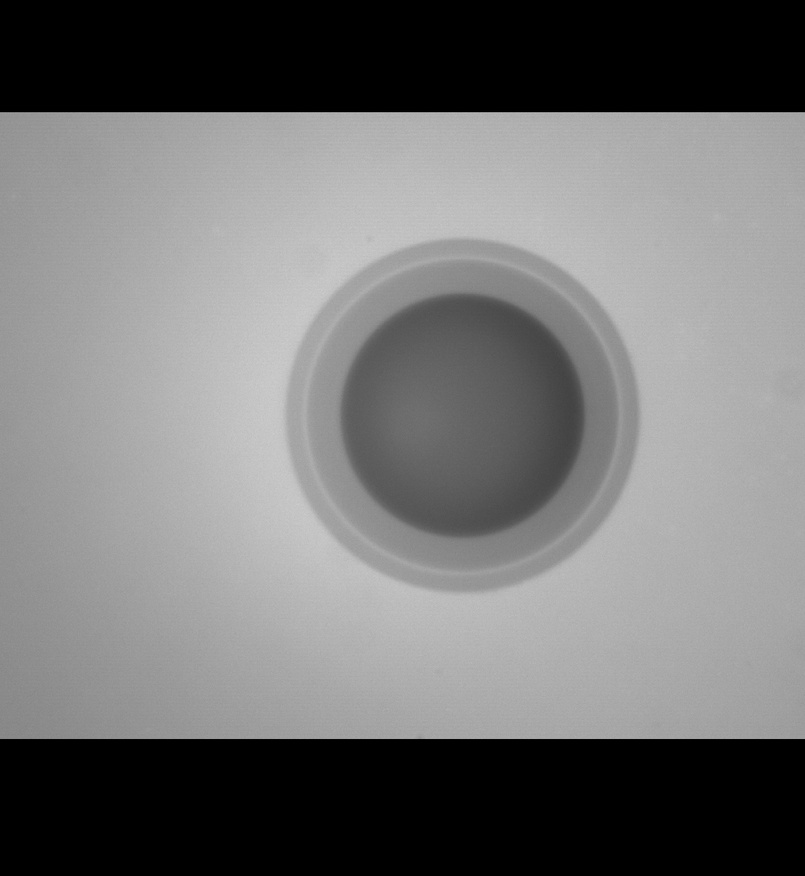
#> input picture image1.jpg, 805 x 876 px, shrunk from 1040 x 1132 before the run
$ python pixel_defects.py --image image1.jpg
#> lines starting #> are read from the running program, lines starting #| are printed output that depends on the picture; after the words box and inside, x2 and y2 are one past the last pixel; in counts of white or black regions, pixels touching at a corner belong together
#!/usr/bin/env python3
"""
Fiber Optic End Face Defect Detector
====================================
This script analyzes heatmap data to identify scratches (lines) and digs (dots)
in fiber optic end faces while ignoring the core and cladding rings.

Author: Assistant
Date: 2025
"""

import cv2
import numpy as np
import json
import h5py
from pathlib import Path
import argparse
import sys
from typing import Tuple, List, Dict, Any, Optional
import logging
from scipy import ndimage
from scipy.signal import find_peaks
from skimage import morphology, measure, feature
from skimage.transform import probabilistic_hough_line
from sklearn.cluster import DBSCAN
import matplotlib.pyplot as plt
from matplotlib.patches import Circle, Rectangle
import warnings

warnings.filterwarnings('ignore')

# Set up logging
logging.basicConfig(level=logging.INFO, format='%(asctime)s - %(levelname)s - %(message)s')
logger = logging.getLogger(__name__)


class FiberDefectDetector:
    """
    Detects scratches (lines) and digs (dots) in fiber optic end faces.
    """

    def __init__(self):
        """Initialize the detector."""
        self.difference_map = None
        self.intensity_matrix = None
        self.analysis_data = None
        self.detected_rings = []
        self.detected_scratches = []
        self.detected_digs = []
        self.mask_rings = None
        self.processed_map = None
        self.metadata = {}

    def load_heatmap_data(self, json_path: Optional[str] = None,
                         image_path: Optional[str] = None,
                         npy_path: Optional[str] = None) -> None:
        """
        Load heatmap data from various sources.

        Args:
            json_path: Path to analysis JSON file
            image_path: Path to heatmap image
            npy_path: Path to difference map NPY file
        """
#> called with image_path = 'image1.jpg'
        # Load analysis JSON if provided
        if json_path and Path(json_path).exists():
            with open(json_path, 'r') as f:
                self.analysis_data = json.load(f)
            logger.info(f"Loaded analysis data from {json_path}")

        # Load difference map from NPY if provided
        if npy_path and Path(npy_path).exists():
            self.difference_map = np.load(npy_path).astype(np.float32)
            logger.info(f"Loaded difference map from {npy_path}")

        # Load heatmap image if provided
        if image_path and Path(image_path).exists():
            heatmap_img = cv2.imread(image_path, cv2.IMREAD_UNCHANGED)
#> heatmap_img is the input picture: shape (876, 805, 3); min 0, max 205, mean 115.5
            if heatmap_img is not None:
                # Convert to grayscale if needed
                if len(heatmap_img.shape) == 3:
                    # Extract red channel (assuming black to red heatmap)
                    self.processed_map = heatmap_img[:, :, 2].astype(np.float32)
                else:
                    self.processed_map = heatmap_img.astype(np.float32)
                logger.info(f"Loaded heatmap image from {image_path}")

        # Ensure we have at least one data source
        if self.difference_map is None and self.processed_map is None:
            raise ValueError("No valid data source loaded")

        # Use difference map as primary if available
        if self.difference_map is not None:
            self.processed_map = self.difference_map.copy()

        logger.info(f"Data shape: {self.processed_map.shape}")

    def detect_fiber_rings(self, num_rings: int = 2) -> List[Tuple[int, int, int]]:
        """
        Detect the circular rings (core and cladding) in the fiber.

        Args:
            num_rings: Expected number of rings (default: 2 for core and cladding)

        Returns:
            List of detected circles as (x, y, radius) tuples
        """
#> called with num_rings = 2
        # Create a binary image for circle detection
        _, binary = cv2.threshold(self.processed_map.astype(np.uint8), 1, 255, cv2.THRESH_BINARY)
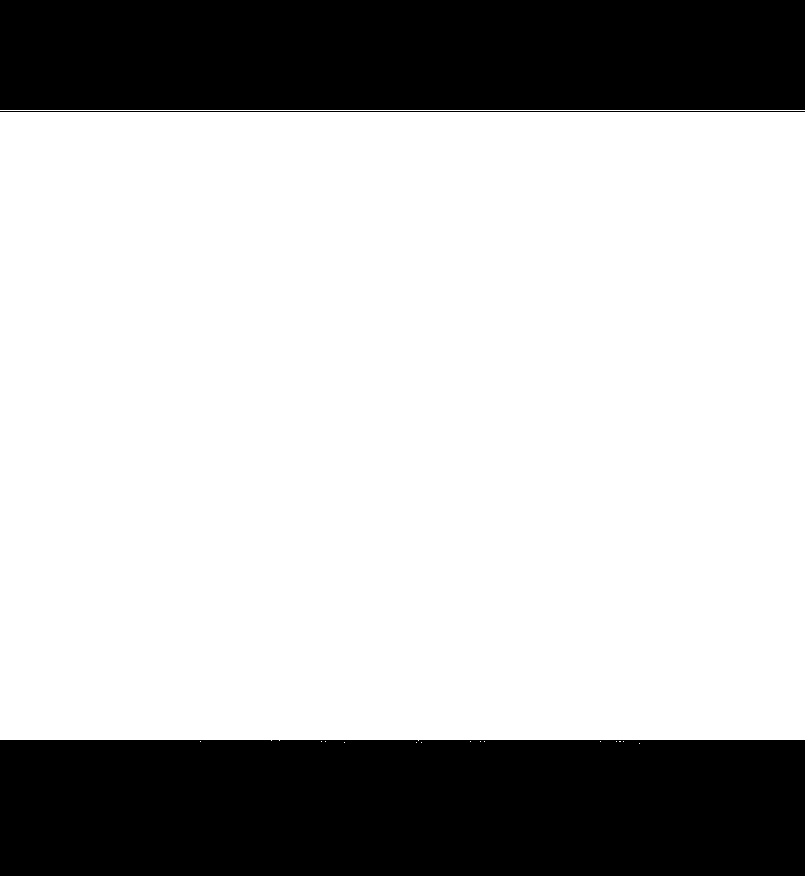
#> binary: shape (876, 805); 71.8% white; 3 black regions, box (x1, y1, x2, y2) and area: (0, 740, 805, 876) 109462, (0, 0, 805, 110) 88550, (0, 111, 805, 112) 805

        # Apply morphological operations to enhance circles
        kernel = cv2.getStructuringElement(cv2.MORPH_ELLIPSE, (3, 3))
        binary = cv2.morphologyEx(binary, cv2.MORPH_CLOSE, kernel)
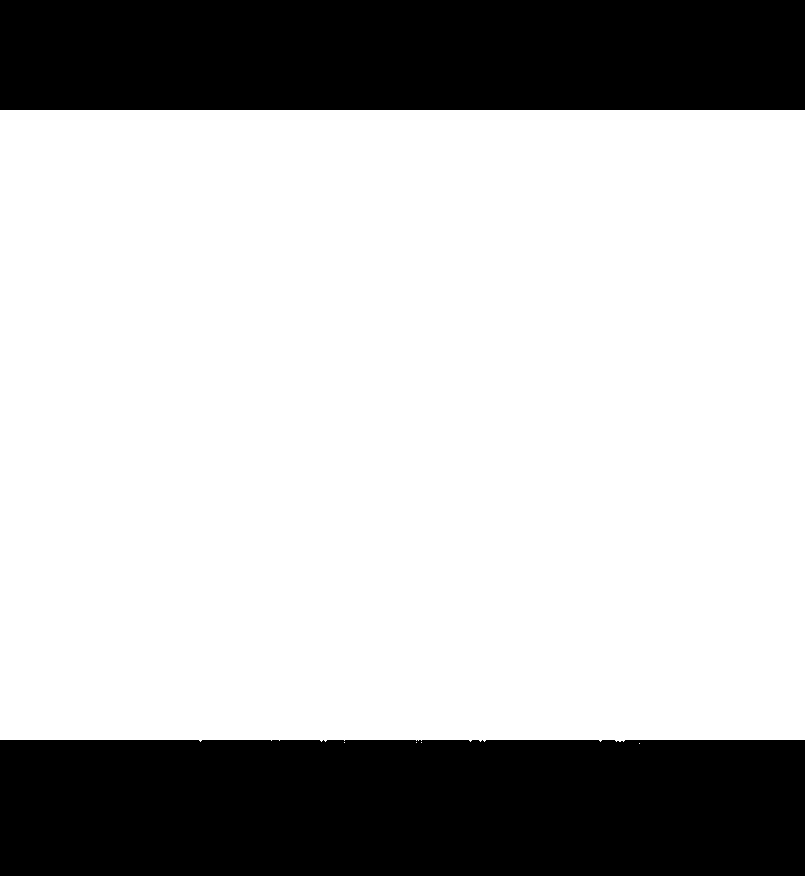
#> binary: shape (876, 805); 71.9% white; 2 black regions

        # Use multiple methods to detect circles
        circles_hough = []
        circles_contour = []

        # Method 1: Hough Circle Transform
        # Try multiple parameter sets
        param_sets = [
            {'dp': 1, 'minDist': 50, 'param1': 50, 'param2': 30},
            {'dp': 1.5, 'minDist': 100, 'param1': 100, 'param2': 50},
            {'dp': 2, 'minDist': 80, 'param1': 80, 'param2': 40}
        ]

        for params in param_sets:
            circles = cv2.HoughCircles(
                binary,
                cv2.HOUGH_GRADIENT,
                dp=params['dp'],
                minDist=params['minDist'],
                param1=params['param1'],
                param2=params['param2'],
                minRadius=20,
                maxRadius=int(min(binary.shape) / 2)
            )

            if circles is not None:
                circles = np.uint16(np.around(circles))
                for circle in circles[0, :]:
                    circles_hough.append(tuple(circle))
#> after the loop, circles_hough = []

        # Method 2: Contour-based circle detection
        contours, _ = cv2.findContours(binary, cv2.RETR_EXTERNAL, cv2.CHAIN_APPROX_SIMPLE)
#> contours = 5 contours, 4 with area under 20; largest, box (x1, y1, x2, y2) and area: (0, 110, 805, 742) 505764

        for contour in contours:
            area = cv2.contourArea(contour)
            if area > 1000:  # Minimum area threshold
                # Fit ellipse to contour
                if len(contour) >= 5:
                    ellipse = cv2.fitEllipse(contour)
                    center = (int(ellipse[0][0]), int(ellipse[0][1]))
                    # Use average of major and minor axes as radius
                    radius = int((ellipse[1][0] + ellipse[1][1]) / 4)

                    # Check if it's circular enough
                    circularity = 4 * np.pi * area / (cv2.arcLength(contour, True) ** 2)
                    if circularity > 0.7:  # Threshold for circularity
                        circles_contour.append((center[0], center[1], radius))
#> this loop made 5 passes
#> (area, ellipse, center, radius, circularity) on pass 5: (505764, ((606.4, 424.9), (630, 20710.5), 90.04), (606, 424), 5335, 0.763)
#> after the loop, circles_contour = [(606, 424, 5335)]

        # Method 3: Radial profile analysis
        height, width = self.processed_map.shape
        center_y, center_x = height // 2, width // 2

        # Compute radial average profile
        y, x = np.ogrid[:height, :width]
        distances = np.sqrt((x - center_x)**2 + (y - center_y)**2)
        max_radius = int(min(height, width) / 2)

        radial_profile = []
        for r in range(max_radius):
            mask = (distances >= r - 0.5) & (distances < r + 0.5)
            if mask.any():
                radial_profile.append(np.mean(self.processed_map[mask]))
            else:
                radial_profile.append(0)
#> after the loop, radial_profile = 402 values, max 179.5 at index 244, min 91.22 at index 401, mean 137.9

        radial_profile = np.array(radial_profile)

        # Find peaks in radial profile (rings appear as peaks)
        peaks, properties = find_peaks(radial_profile,
                                     height=np.mean(radial_profile),
                                     distance=20,
                                     prominence=np.std(radial_profile))
#> peaks = [244]; properties = {'peak_heights': [179.5], 'prominences': [81.35], 'left_bases': [50], 'right_bases': [401]}

        circles_radial = [(center_x, center_y, int(peak)) for peak in peaks]
#> circles_radial = [(402, 438, 244)]

        # Combine all detected circles
        all_circles = circles_hough + circles_contour + circles_radial
#> all_circles = [(606, 424, 5335), (402, 438, 244)]

        if not all_circles:
            logger.warning("No rings detected using standard methods")
            return []

        # Remove duplicates and cluster similar circles
        if len(all_circles) > 0:
            circles_array = np.array(all_circles)
#> circles_array = [[606, 424, 5335], [402, 438, 244]]

            # Group circles by their centers to find concentric rings
            centers = circles_array[:, :2]
#> centers = [[606, 424], [402, 438]]

            # Find the most common center region
            clustering = DBSCAN(eps=50, min_samples=1).fit(centers)

            # Find the largest cluster (most likely the fiber center)
            unique_labels, counts = np.unique(clustering.labels_, return_counts=True)
#> unique_labels = [0, 1]; counts = [1, 1]
            if len(unique_labels) > 0:
                main_cluster_label = unique_labels[np.argmax(counts)]
#> main_cluster_label = 0

                # Get circles from the main cluster
                main_cluster_mask = clustering.labels_ == main_cluster_label
#> main_cluster_mask = [True, False]
                main_cluster_circles = circles_array[main_cluster_mask]
#> main_cluster_circles = [[606, 424, 5335]]

                # Calculate the average center for the main cluster
                avg_center = np.mean(main_cluster_circles[:, :2], axis=0).astype(int)
#> avg_center = [606, 424]

                # Find concentric rings around this center
                concentric_rings = []
                for circle in main_cluster_circles:
                    # Check if the circle is close to the average center
                    center_dist = np.sqrt((circle[0] - avg_center[0])**2 +
                                        (circle[1] - avg_center[1])**2)
                    if center_dist < 30:  # Within 30 pixels of average center
                        # Use the average center for all rings to ensure concentricity
                        concentric_rings.append((avg_center[0], avg_center[1], circle[2]))
#> this loop made 1 pass
#> (circle, center_dist) on pass 1: ([606, 424, 5335], 0)
#> after the loop, concentric_rings = [(606, 424, 5335)]

                # Remove duplicate radii
                unique_rings = []
                used_radii = []
                for ring in sorted(concentric_rings, key=lambda x: x[2]):
                    radius = ring[2]
                    # Check if this radius is significantly different from existing ones
                    is_unique = True
                    for used_r in used_radii:
                        if abs(radius - used_r) < 15:  # Minimum radius difference
                            is_unique = False
                            break

                    if is_unique:
                        unique_rings.append(ring)
                        used_radii.append(radius)
#> this loop made 1 pass
#> (ring, radius) on pass 1: ((606, 424, 5335), 5335)
#> after the loop, unique_rings = [(606, 424, 5335)]; used_radii = [5335]

                # Sort by radius and select the most likely rings
                unique_rings.sort(key=lambda x: x[2])

                if len(unique_rings) >= num_rings:
                    self.detected_rings = unique_rings[:num_rings]
                else:
                    self.detected_rings = unique_rings
#> self.detected_rings = [(606, 424, 5335)]
                    logger.warning(f"Only detected {len(unique_rings)} rings, expected {num_rings}")
            else:
                self.detected_rings = []

        logger.info(f"Detected {len(self.detected_rings)} fiber rings")
        for i, (x, y, r) in enumerate(self.detected_rings):
            logger.info(f"  Ring {i+1}: center=({x}, {y}), radius={r}")
#> this loop made 1 pass

        return self.detected_rings

    def create_ring_mask(self, expand_pixels: int = 5) -> np.ndarray:
        """
        Create a mask to exclude the detected rings from analysis.

        Args:
            expand_pixels: Number of pixels to expand the ring masks

        Returns:
            Binary mask (True where rings are NOT present)
        """
#> called with expand_pixels = 5
        height, width = self.processed_map.shape
        mask = np.ones((height, width), dtype=bool)
#> mask: shape (876, 805) bool; every value is 1

        # Create circular masks for each detected ring
        y, x = np.ogrid[:height, :width]
#> y = 876 values from 0 to 875

        for cx, cy, r in self.detected_rings:
            # Create annular mask (ring shape)
            inner_r = max(0, r - expand_pixels)
            outer_r = r + expand_pixels

            distance = np.sqrt((x - cx)**2 + (y - cy)**2)
            ring_mask = (distance >= inner_r) & (distance <= outer_r)
            mask[ring_mask] = False
#> this loop made 1 pass
#> (cx, cy, r, inner_r, outer_r) on pass 1: (606, 424, 5335, 5330, 5340)
#> pass 1, in create_ring_mask, `distance = np.sqrt((x - cx)**2 + (y - cy)**2)`:
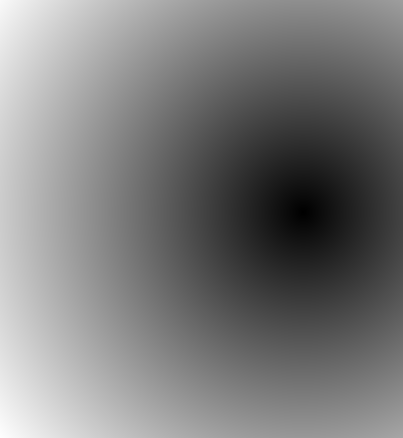
#> distance: shape (876, 805) float64 (shown at 1/2 size); min 0, max 755.4, mean 366.3; drawn with min black and max white

        self.mask_rings = mask
        logger.info(f"Created ring mask, {np.sum(mask)} pixels available for analysis")

        return mask

    def enhance_faint_defects(self, enhancement_factor: float = 2.0,
                            noise_threshold: float = 0.1) -> np.ndarray:
        """
        Enhance faint defects while suppressing noise.

        Args:
            enhancement_factor: Factor to enhance weak signals
            noise_threshold: Threshold below which to consider as noise

        Returns:
            Enhanced difference map
        """
#> called with enhancement_factor = 2, noise_threshold = 0.1
        # Apply ring mask
        masked_map = self.processed_map.copy()
        if self.mask_rings is not None:
            masked_map[~self.mask_rings] = 0

        # Normalize to 0-1 range
        if masked_map.max() > 0:
            normalized = masked_map / masked_map.max()
        else:
            normalized = masked_map

        # Apply adaptive histogram equalization to enhance contrast
        # Convert to uint8 for CLAHE
        normalized_uint8 = (normalized * 255).astype(np.uint8)
        clahe = cv2.createCLAHE(clipLimit=3.0, tileGridSize=(8, 8))
        enhanced = clahe.apply(normalized_uint8).astype(np.float32) / 255.0

        # Apply non-linear enhancement
        # Suppress noise, enhance weak signals
        enhanced = np.where(enhanced < noise_threshold, 0, enhanced)
        enhanced = np.power(enhanced, 1.0 / enhancement_factor)
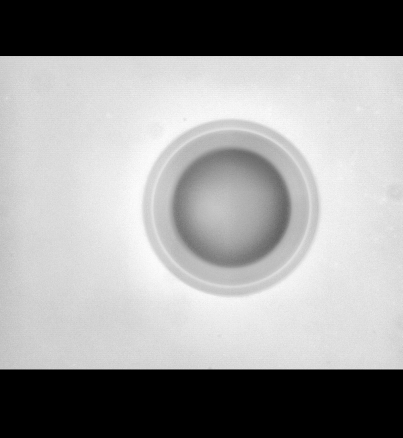
#> enhanced: shape (876, 805) float32 (shown at 1/2 size); min 0, max 1, mean 0.602

        # Apply edge-preserving smoothing
        enhanced = cv2.bilateralFilter(enhanced, 9, 75, 75)

        # Re-apply mask
        if self.mask_rings is not None:
            enhanced[~self.mask_rings] = 0

        self.processed_map = enhanced
        logger.info("Enhanced faint defects")

        return enhanced

    def detect_scratches(self, min_length: int = 20,
                        gap_tolerance: int = 5) -> List[Dict[str, Any]]:
        """
        Detect linear scratches using multiple methods.

        Args:
            min_length: Minimum length for a valid scratch
            gap_tolerance: Maximum gap to consider in line detection

        Returns:
            List of detected scratches with properties
        """
#> called with min_length = 20, gap_tolerance = 5
        # Prepare binary image for line detection
        _, binary = cv2.threshold(
            (self.processed_map * 255).astype(np.uint8),
            30, 255, cv2.THRESH_BINARY
        )
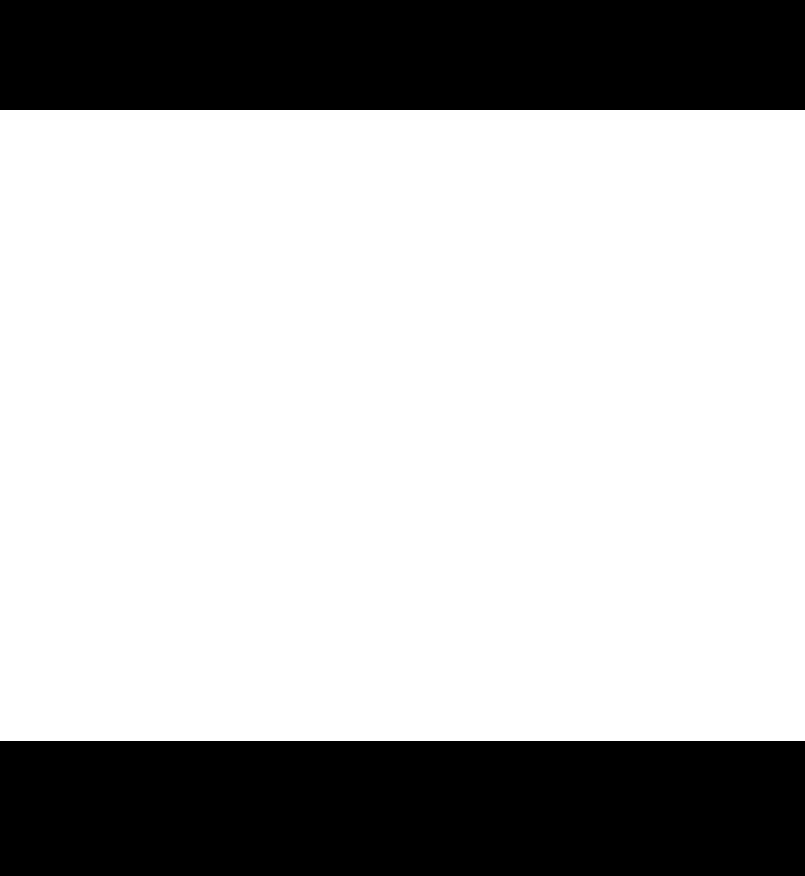
#> binary: shape (876, 805); 72% white; 2 black regions, box (x1, y1, x2, y2) and area: (0, 741, 805, 876) 108675, (0, 0, 805, 110) 88550

        # Apply morphological operations to connect broken lines
        kernel_line = cv2.getStructuringElement(cv2.MORPH_RECT, (3, 1))
        binary = cv2.morphologyEx(binary, cv2.MORPH_CLOSE, kernel_line)

        scratches = []

        # Method 1: Probabilistic Hough Line Transform
        edges = cv2.Canny(binary, 50, 150, apertureSize=3)
#> edges: shape (876, 805); 0.23% white in thin lines or dots, all inside (x1, y1, x2, y2) = (0, 109, 805, 741)
        lines = cv2.HoughLinesP(
            edges,
            rho=1,
            theta=np.pi/180,
            threshold=10,
            minLineLength=min_length,
            maxLineGap=gap_tolerance
        )
#> lines = [[0, 109, 804, 109], [0, 740, 804, 740]]
#> (the rest of the program and of its run is left out)
